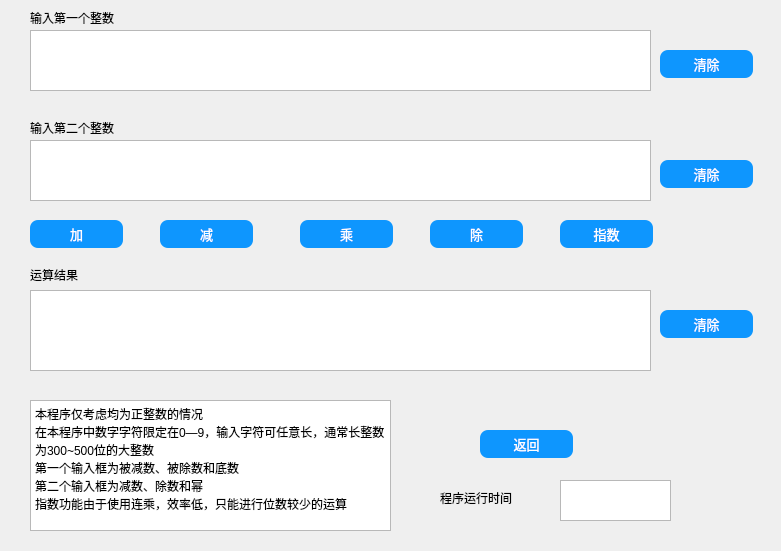
<?xml version="1.0" encoding="UTF-8"?>
<ui version="4.0">
 <class>calculate</class>
 <widget class="QDialog" name="calculate">
  <property name="geometry">
   <rect>
    <x>0</x>
    <y>0</y>
    <width>781</width>
    <height>551</height>
   </rect>
  </property>
  <property name="windowTitle">
   <string>Dialog</string>
  </property>
  <widget class="QPushButton" name="pushButton_3">
   <property name="geometry">
    <rect>
     <x>30</x>
     <y>220</y>
     <width>93</width>
     <height>28</height>
    </rect>
   </property>
   <property name="styleSheet">
    <string notr="true">/*按钮普通态*/
QPushButton
{
    /*字体为微软雅黑*/
    font-family:Microsoft Yahei;
    /*字体大小为20点*/
    font-size:10pt;
    /*字体颜色为白色*/    
    color:white;
    /*背景颜色*/  
    background-color:rgb(14 , 150 , 254);
    /*边框圆角半径为8像素*/ 
    border-radius:8px;
}

/*按钮停留态*/
QPushButton:hover
{
    /*背景颜色*/  
    background-color:rgb(44 , 137 , 255);
}

/*按钮按下态*/
QPushButton:pressed
{
    /*背景颜色*/  
    background-color:rgb(14 , 135 , 228);
    /*左内边距为3像素，让按下时字向右移动3像素*/  
    padding-left:3px;
    /*上内边距为3像素，让按下时字向下移动3像素*/  
    padding-top:3px;
}</string>
   </property>
   <property name="text">
    <string>加</string>
   </property>
  </widget>
  <widget class="QTextEdit" name="textEdit">
   <property name="geometry">
    <rect>
     <x>30</x>
     <y>30</y>
     <width>621</width>
     <height>61</height>
    </rect>
   </property>
   <property name="html">
    <string>&lt;!DOCTYPE HTML PUBLIC &quot;-//W3C//DTD HTML 4.0//EN&quot; &quot;http://www.w3.org/TR/REC-html40/strict.dtd&quot;&gt;
&lt;html&gt;&lt;head&gt;&lt;meta name=&quot;qrichtext&quot; content=&quot;1&quot; /&gt;&lt;style type=&quot;text/css&quot;&gt;
p, li { white-space: pre-wrap; }
&lt;/style&gt;&lt;/head&gt;&lt;body style=&quot; font-family:'SimSun'; font-size:9pt; font-weight:400; font-style:normal;&quot;&gt;
&lt;p style=&quot;-qt-paragraph-type:empty; margin-top:0px; margin-bottom:0px; margin-left:0px; margin-right:0px; -qt-block-indent:0; text-indent:0px;&quot;&gt;&lt;br /&gt;&lt;/p&gt;&lt;/body&gt;&lt;/html&gt;</string>
   </property>
  </widget>
  <widget class="QTextEdit" name="textEdit_2">
   <property name="geometry">
    <rect>
     <x>30</x>
     <y>140</y>
     <width>621</width>
     <height>61</height>
    </rect>
   </property>
   <property name="html">
    <string>&lt;!DOCTYPE HTML PUBLIC &quot;-//W3C//DTD HTML 4.0//EN&quot; &quot;http://www.w3.org/TR/REC-html40/strict.dtd&quot;&gt;
&lt;html&gt;&lt;head&gt;&lt;meta name=&quot;qrichtext&quot; content=&quot;1&quot; /&gt;&lt;style type=&quot;text/css&quot;&gt;
p, li { white-space: pre-wrap; }
&lt;/style&gt;&lt;/head&gt;&lt;body style=&quot; font-family:'SimSun'; font-size:9pt; font-weight:400; font-style:normal;&quot;&gt;
&lt;p style=&quot;-qt-paragraph-type:empty; margin-top:0px; margin-bottom:0px; margin-left:0px; margin-right:0px; -qt-block-indent:0; text-indent:0px;&quot;&gt;&lt;br /&gt;&lt;/p&gt;&lt;/body&gt;&lt;/html&gt;</string>
   </property>
  </widget>
  <widget class="QTextBrowser" name="textBrowser">
   <property name="geometry">
    <rect>
     <x>30</x>
     <y>290</y>
     <width>621</width>
     <height>81</height>
    </rect>
   </property>
  </widget>
  <widget class="QLabel" name="label">
   <property name="geometry">
    <rect>
     <x>30</x>
     <y>265</y>
     <width>81</width>
     <height>20</height>
    </rect>
   </property>
   <property name="styleSheet">
    <string notr="true">font: 9pt &quot;Microsoft YaHei&quot;;</string>
   </property>
   <property name="text">
    <string>运算结果</string>
   </property>
  </widget>
  <widget class="QLabel" name="label_2">
   <property name="geometry">
    <rect>
     <x>30</x>
     <y>10</y>
     <width>131</width>
     <height>16</height>
    </rect>
   </property>
   <property name="styleSheet">
    <string notr="true">font: 9pt &quot;Microsoft YaHei&quot;;</string>
   </property>
   <property name="text">
    <string>输入第一个整数</string>
   </property>
  </widget>
  <widget class="QLabel" name="label_3">
   <property name="geometry">
    <rect>
     <x>30</x>
     <y>120</y>
     <width>141</width>
     <height>16</height>
    </rect>
   </property>
   <property name="styleSheet">
    <string notr="true">font: 9pt &quot;Microsoft YaHei&quot;;</string>
   </property>
   <property name="text">
    <string>输入第二个整数</string>
   </property>
  </widget>
  <widget class="QPushButton" name="pushButton">
   <property name="geometry">
    <rect>
     <x>160</x>
     <y>220</y>
     <width>93</width>
     <height>28</height>
    </rect>
   </property>
   <property name="styleSheet">
    <string notr="true">/*按钮普通态*/
QPushButton
{
    /*字体为微软雅黑*/
    font-family:Microsoft Yahei;
    /*字体大小为20点*/
    font-size:10pt;
    /*字体颜色为白色*/    
    color:white;
    /*背景颜色*/  
    background-color:rgb(14 , 150 , 254);
    /*边框圆角半径为8像素*/ 
    border-radius:8px;
}

/*按钮停留态*/
QPushButton:hover
{
    /*背景颜色*/  
    background-color:rgb(44 , 137 , 255);
}

/*按钮按下态*/
QPushButton:pressed
{
    /*背景颜色*/  
    background-color:rgb(14 , 135 , 228);
    /*左内边距为3像素，让按下时字向右移动3像素*/  
    padding-left:3px;
    /*上内边距为3像素，让按下时字向下移动3像素*/  
    padding-top:3px;
}</string>
   </property>
   <property name="text">
    <string>减</string>
   </property>
  </widget>
  <widget class="QPushButton" name="pushButton_2">
   <property name="geometry">
    <rect>
     <x>300</x>
     <y>220</y>
     <width>93</width>
     <height>28</height>
    </rect>
   </property>
   <property name="styleSheet">
    <string notr="true">/*按钮普通态*/
QPushButton
{
    /*字体为微软雅黑*/
    font-family:Microsoft Yahei;
    /*字体大小为20点*/
    font-size:10pt;
    /*字体颜色为白色*/    
    color:white;
    /*背景颜色*/  
    background-color:rgb(14 , 150 , 254);
    /*边框圆角半径为8像素*/ 
    border-radius:8px;
}

/*按钮停留态*/
QPushButton:hover
{
    /*背景颜色*/  
    background-color:rgb(44 , 137 , 255);
}

/*按钮按下态*/
QPushButton:pressed
{
    /*背景颜色*/  
    background-color:rgb(14 , 135 , 228);
    /*左内边距为3像素，让按下时字向右移动3像素*/  
    padding-left:3px;
    /*上内边距为3像素，让按下时字向下移动3像素*/  
    padding-top:3px;
}</string>
   </property>
   <property name="text">
    <string>乘</string>
   </property>
  </widget>
  <widget class="QPushButton" name="pushButton_4">
   <property name="geometry">
    <rect>
     <x>430</x>
     <y>220</y>
     <width>93</width>
     <height>28</height>
    </rect>
   </property>
   <property name="styleSheet">
    <string notr="true">/*按钮普通态*/
QPushButton
{
    /*字体为微软雅黑*/
    font-family:Microsoft Yahei;
    /*字体大小为20点*/
    font-size:10pt;
    /*字体颜色为白色*/    
    color:white;
    /*背景颜色*/  
    background-color:rgb(14 , 150 , 254);
    /*边框圆角半径为8像素*/ 
    border-radius:8px;
}

/*按钮停留态*/
QPushButton:hover
{
    /*背景颜色*/  
    background-color:rgb(44 , 137 , 255);
}

/*按钮按下态*/
QPushButton:pressed
{
    /*背景颜色*/  
    background-color:rgb(14 , 135 , 228);
    /*左内边距为3像素，让按下时字向右移动3像素*/  
    padding-left:3px;
    /*上内边距为3像素，让按下时字向下移动3像素*/  
    padding-top:3px;
}</string>
   </property>
   <property name="text">
    <string>除</string>
   </property>
  </widget>
  <widget class="QPushButton" name="pushButton_5">
   <property name="geometry">
    <rect>
     <x>560</x>
     <y>220</y>
     <width>93</width>
     <height>28</height>
    </rect>
   </property>
   <property name="styleSheet">
    <string notr="true">/*按钮普通态*/
QPushButton
{
    /*字体为微软雅黑*/
    font-family:Microsoft Yahei;
    /*字体大小为20点*/
    font-size:10pt;
    /*字体颜色为白色*/    
    color:white;
    /*背景颜色*/  
    background-color:rgb(14 , 150 , 254);
    /*边框圆角半径为8像素*/ 
    border-radius:8px;
}

/*按钮停留态*/
QPushButton:hover
{
    /*背景颜色*/  
    background-color:rgb(44 , 137 , 255);
}

/*按钮按下态*/
QPushButton:pressed
{
    /*背景颜色*/  
    background-color:rgb(14 , 135 , 228);
    /*左内边距为3像素，让按下时字向右移动3像素*/  
    padding-left:3px;
    /*上内边距为3像素，让按下时字向下移动3像素*/  
    padding-top:3px;
}</string>
   </property>
   <property name="text">
    <string>指数</string>
   </property>
  </widget>
  <widget class="QTextBrowser" name="textBrowser_2">
   <property name="geometry">
    <rect>
     <x>30</x>
     <y>400</y>
     <width>361</width>
     <height>131</height>
    </rect>
   </property>
   <property name="styleSheet">
    <string notr="true"/>
   </property>
   <property name="html">
    <string>&lt;!DOCTYPE HTML PUBLIC &quot;-//W3C//DTD HTML 4.0//EN&quot; &quot;http://www.w3.org/TR/REC-html40/strict.dtd&quot;&gt;
&lt;html&gt;&lt;head&gt;&lt;meta name=&quot;qrichtext&quot; content=&quot;1&quot; /&gt;&lt;style type=&quot;text/css&quot;&gt;
p, li { white-space: pre-wrap; }
&lt;/style&gt;&lt;/head&gt;&lt;body style=&quot; font-family:'SimSun'; font-size:9pt; font-weight:400; font-style:normal;&quot;&gt;
&lt;p style=&quot; margin-top:0px; margin-bottom:0px; margin-left:0px; margin-right:0px; -qt-block-indent:0; text-indent:0px;&quot;&gt;本程序仅考虑均为正整数的情况&lt;/p&gt;
&lt;p style=&quot; margin-top:0px; margin-bottom:0px; margin-left:0px; margin-right:0px; -qt-block-indent:0; text-indent:0px;&quot;&gt;&lt;span style=&quot; font-family:'宋体'; color:#000000;&quot;&gt;在本程序中数字字符限定在0—9，输入字符可任意长，通常长整数为300~500位的大整数&lt;/span&gt;&lt;/p&gt;
&lt;p style=&quot; margin-top:0px; margin-bottom:0px; margin-left:0px; margin-right:0px; -qt-block-indent:0; text-indent:0px;&quot;&gt;第一个输入框为被减数、被除数和底数&lt;/p&gt;
&lt;p style=&quot; margin-top:0px; margin-bottom:0px; margin-left:0px; margin-right:0px; -qt-block-indent:0; text-indent:0px;&quot;&gt;第二个输入框为减数、除数和幂&lt;/p&gt;
&lt;p style=&quot; margin-top:0px; margin-bottom:0px; margin-left:0px; margin-right:0px; -qt-block-indent:0; text-indent:0px;&quot;&gt;指数功能由于使用连乘，效率低，只能进行位数较少的运算&lt;/p&gt;&lt;/body&gt;&lt;/html&gt;</string>
   </property>
  </widget>
  <widget class="QPushButton" name="pushButton_6">
   <property name="geometry">
    <rect>
     <x>480</x>
     <y>430</y>
     <width>93</width>
     <height>28</height>
    </rect>
   </property>
   <property name="styleSheet">
    <string notr="true">/*按钮普通态*/
QPushButton
{
    /*字体为微软雅黑*/
    font-family:Microsoft Yahei;
    /*字体大小为20点*/
    font-size:10pt;
    /*字体颜色为白色*/    
    color:white;
    /*背景颜色*/  
    background-color:rgb(14 , 150 , 254);
    /*边框圆角半径为8像素*/ 
    border-radius:8px;
}

/*按钮停留态*/
QPushButton:hover
{
    /*背景颜色*/  
    background-color:rgb(44 , 137 , 255);
}

/*按钮按下态*/
QPushButton:pressed
{
    /*背景颜色*/  
    background-color:rgb(14 , 135 , 228);
    /*左内边距为3像素，让按下时字向右移动3像素*/  
    padding-left:3px;
    /*上内边距为3像素，让按下时字向下移动3像素*/  
    padding-top:3px;
}</string>
   </property>
   <property name="text">
    <string>返回</string>
   </property>
  </widget>
  <widget class="QPushButton" name="pushButton_7">
   <property name="geometry">
    <rect>
     <x>660</x>
     <y>50</y>
     <width>93</width>
     <height>28</height>
    </rect>
   </property>
   <property name="styleSheet">
    <string notr="true">/*按钮普通态*/
QPushButton
{
    /*字体为微软雅黑*/
    font-family:Microsoft Yahei;
    /*字体大小为20点*/
    font-size:10pt;
    /*字体颜色为白色*/    
    color:white;
    /*背景颜色*/  
    background-color:rgb(14 , 150 , 254);
    /*边框圆角半径为8像素*/ 
    border-radius:8px;
}

/*按钮停留态*/
QPushButton:hover
{
    /*背景颜色*/  
    background-color:rgb(44 , 137 , 255);
}

/*按钮按下态*/
QPushButton:pressed
{
    /*背景颜色*/  
    background-color:rgb(14 , 135 , 228);
    /*左内边距为3像素，让按下时字向右移动3像素*/  
    padding-left:3px;
    /*上内边距为3像素，让按下时字向下移动3像素*/  
    padding-top:3px;
}</string>
   </property>
   <property name="text">
    <string>清除</string>
   </property>
  </widget>
  <widget class="QPushButton" name="pushButton_8">
   <property name="geometry">
    <rect>
     <x>660</x>
     <y>160</y>
     <width>93</width>
     <height>28</height>
    </rect>
   </property>
   <property name="styleSheet">
    <string notr="true">/*按钮普通态*/
QPushButton
{
    /*字体为微软雅黑*/
    font-family:Microsoft Yahei;
    /*字体大小为20点*/
    font-size:10pt;
    /*字体颜色为白色*/    
    color:white;
    /*背景颜色*/  
    background-color:rgb(14 , 150 , 254);
    /*边框圆角半径为8像素*/ 
    border-radius:8px;
}

/*按钮停留态*/
QPushButton:hover
{
    /*背景颜色*/  
    background-color:rgb(44 , 137 , 255);
}

/*按钮按下态*/
QPushButton:pressed
{
    /*背景颜色*/  
    background-color:rgb(14 , 135 , 228);
    /*左内边距为3像素，让按下时字向右移动3像素*/  
    padding-left:3px;
    /*上内边距为3像素，让按下时字向下移动3像素*/  
    padding-top:3px;
}</string>
   </property>
   <property name="text">
    <string>清除</string>
   </property>
  </widget>
  <widget class="QPushButton" name="pushButton_9">
   <property name="geometry">
    <rect>
     <x>660</x>
     <y>310</y>
     <width>93</width>
     <height>28</height>
    </rect>
   </property>
   <property name="styleSheet">
    <string notr="true">/*按钮普通态*/
QPushButton
{
    /*字体为微软雅黑*/
    font-family:Microsoft Yahei;
    /*字体大小为20点*/
    font-size:10pt;
    /*字体颜色为白色*/    
    color:white;
    /*背景颜色*/  
    background-color:rgb(14 , 150 , 254);
    /*边框圆角半径为8像素*/ 
    border-radius:8px;
}

/*按钮停留态*/
QPushButton:hover
{
    /*背景颜色*/  
    background-color:rgb(44 , 137 , 255);
}

/*按钮按下态*/
QPushButton:pressed
{
    /*背景颜色*/  
    background-color:rgb(14 , 135 , 228);
    /*左内边距为3像素，让按下时字向右移动3像素*/  
    padding-left:3px;
    /*上内边距为3像素，让按下时字向下移动3像素*/  
    padding-top:3px;
}</string>
   </property>
   <property name="text">
    <string>清除</string>
   </property>
  </widget>
  <widget class="QTextBrowser" name="textBrowser_3">
   <property name="geometry">
    <rect>
     <x>560</x>
     <y>480</y>
     <width>111</width>
     <height>41</height>
    </rect>
   </property>
  </widget>
  <widget class="QLabel" name="label_4">
   <property name="geometry">
    <rect>
     <x>440</x>
     <y>490</y>
     <width>111</width>
     <height>16</height>
    </rect>
   </property>
   <property name="text">
    <string>程序运行时间</string>
   </property>
  </widget>
 </widget>
 <resources/>
 <connections/>
</ui>
